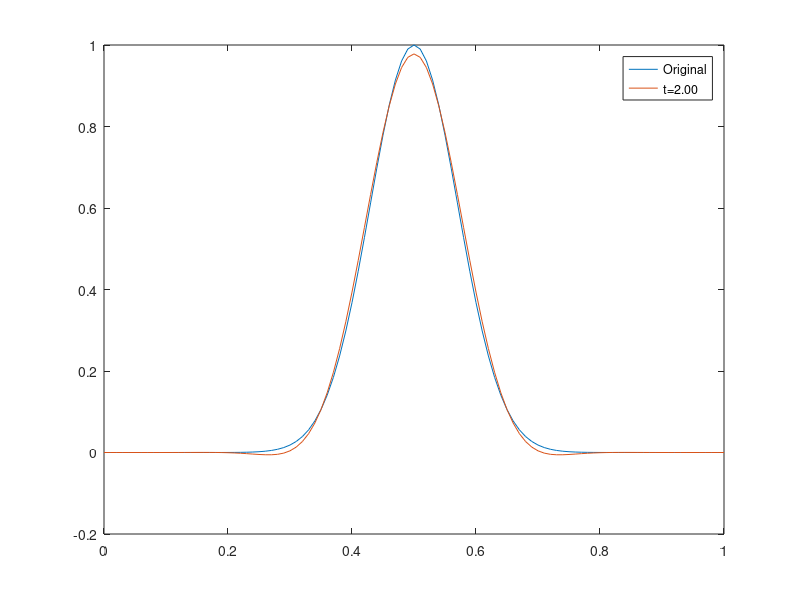

Write the MATLAB code that produced this figure.
%% Header
clear; close all; clc;

%% Problem 1
% Analytical solution

dt = 1e-4;
t = 0:dt:2;
L = 1;
u = -1;
n = 101 + 4;
dx = L/(n-2);

x = linspace(0,L,n-4);

%Initial Conditions
phi = zeros(length(t), n);
phi(1,3:end-2) = exp(-(x-0.5).^2 ./ 0.01);
phi(1, 1:2) = phi(1, end-3:end-2);
phi(1, end-1:end) = phi(1, 3:4);

%Make video
j=1;

%Calculate values
for i = 1:length(t)
    u = 2*sin(2*pi*(i*dt));
    if u >= 0
        phi(i+1, 3:end-2) = (u*(-3*phi(i, 3:end-2) + 4*phi(i, 4:end-1) - phi(i, 5:end))/(2*dx))*dt + phi(i, 3:end-2);
    else
        phi(i+1, 3:end-2) = (u*(3*phi(i, 3:end-2) - 4*phi(i, 2:end-3) + phi(i, 1:end-4))/(2*dx))*dt + phi(i, 3:end-2);
    end
phi(i+1, 1:2) = phi(i, end-3:end-2);
phi(i+1, end-1:end) = phi(i, 3:4);

    if mod(i,500) == 0
        path = sprintf('%03d.png', j);
        j = j+1;
        name = sprintf('t=%2.2f',i*dt);
        plot(x, phi(1,3:end-2),x,phi(i,3:end-2));
        legend('Original', name);
%         saveas(gcf, path)
        pause(0.02);
    end
end

